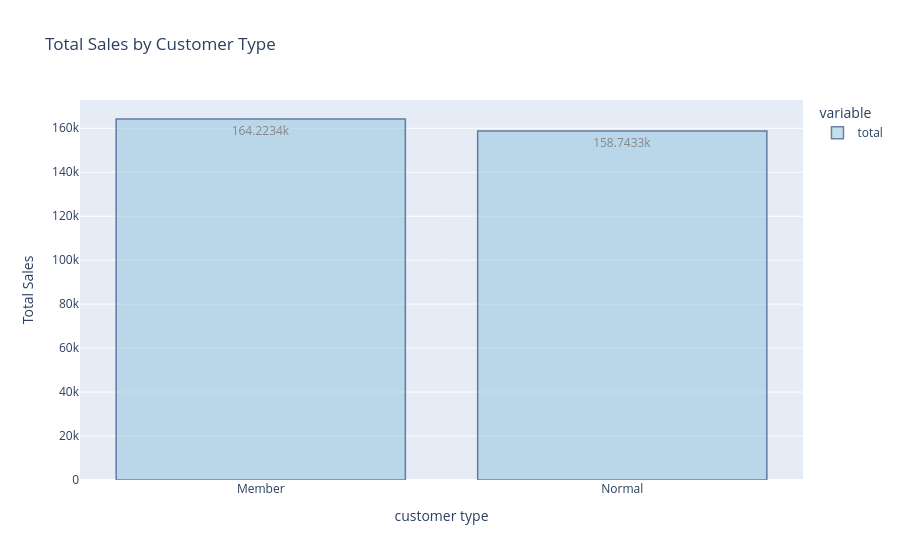

Notebook code for this chart:
### Markdown cell above
2- Is there a difference in spending between members and regular customers?

### Code cell
# Analyze sales by customer type
# Group the dataset by 'customer type' and sum the 'total' sales for each type
total_by_customer_type = df.groupby('customer type')['total'].sum().sort_values(ascending=False)
table = total_by_customer_type.reset_index()
table.columns = ['Customer Type', 'Total sales']

# Calculate the difference and percentage difference between member and normal customers
difference = total_by_customer_type['Member'] - total_by_customer_type['Normal']
percentage_difference = difference / total_by_customer_type['Normal'] * 100

# Display the results and the final table
print(f"Members' spending reached {total_by_customer_type['Member']:.2f} while regular customers' total spending was {total_by_customer_type['Normal']:.2f} The difference is {difference:.2f} which is {percentage_difference:.2f}%")
display(table)

# Plot a bar chart to visualize total sales by customer type
fig = px.bar(total_by_customer_type, text_auto= True, title= 'Total Sales by Customer Type', labels= {'value':'Total Sales'})
fig.update_traces(marker_color= 'rgb(158,202,225)', marker_line_color= 'rgb(8, 48, 107)', marker_line_width = 1.5, opacity = 0.6, textposition = 'inside')
fig.show()

### Figure 1 — Plotly figure (JSON) as saved in the notebook; plotly's stock layout.template omitted (floating-point values rounded to 4 significant figures)
{"data": [{"alignmentgroup": "True", "hovertemplate": "variable=total<br>customer type=%{x}<br>Total Sales=%{y}<extra></extra>", "legendgroup": "total", "marker": {"color": "rgb(158,202,225)", "line": {"color": "rgb(8, 48, 107)", "width": 1.5}, "pattern": {"shape": ""}}, "name": "total", "offsetgroup": "total", "opacity": 0.6, "orientation": "v", "showlegend": true, "textposition": "inside", "texttemplate": "%{y}", "type": "bar", "x": ["Member", "Normal"], "xaxis": "x", "y": [164200.0, 158700.0], "yaxis": "y"}], "layout": {"barmode": "relative", "legend": {"title": {"text": "variable"}, "tracegroupgap": 0}, "title": {"text": "Total Sales by Customer Type"}, "xaxis": {"anchor": "y", "domain": [0, 1], "title": {"text": "customer type"}}, "yaxis": {"anchor": "x", "domain": [0, 1], "title": {"text": "Total Sales"}}}}
